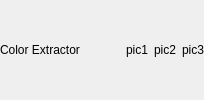
            <widget class="QWidget" name="widget_16" native="true">
             <layout class="QHBoxLayout" name="horizontalLayout_23">
              <property name="leftMargin">
               <number>0</number>
              </property>
              <property name="rightMargin">
               <number>0</number>
              </property>
              <item>
               <widget class="QLabel" name="label_15">
                <property name="text">
                 <string>Color Extractor</string>
                </property>
               </widget>
              </item>
              <item>
               <spacer name="horizontalSpacer_15">
                <property name="orientation">
                 <enum>Qt::Horizontal</enum>
                </property>
                <property name="sizeHint" stdset="0">
                 <size>
                  <width>40</width>
                  <height>20</height>
                 </size>
                </property>
               </spacer>
              </item>
              <item>
               <widget class="QLabel" name="label_16">
                <property name="text">
                 <string>pic1</string>
                </property>
               </widget>
              </item>
              <item>
               <widget class="QLabel" name="label_17">
                <property name="text">
                 <string>pic2</string>
                </property>
               </widget>
              </item>
              <item>
               <widget class="QLabel" name="label_18">
                <property name="text">
                 <string>pic3</string>
                </property>
               </widget>
              </item>
             </layout>
            </widget>
